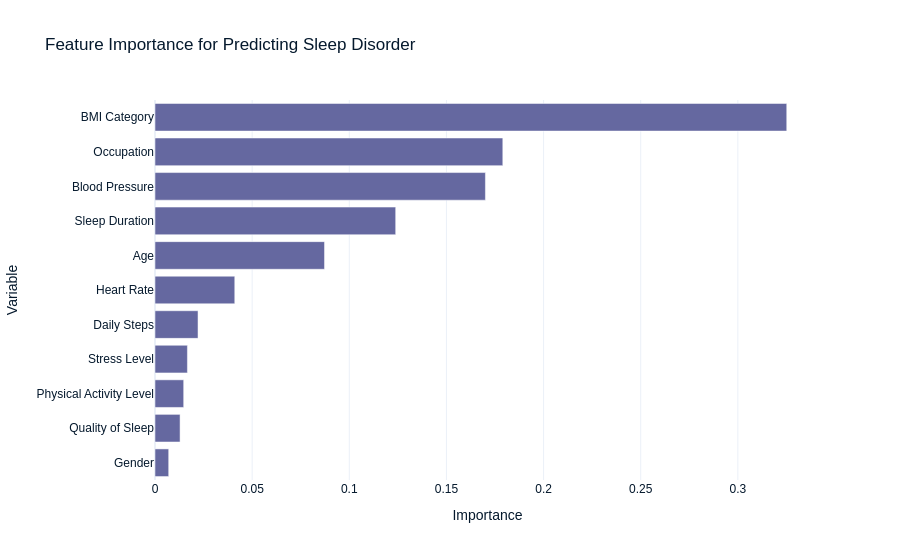

Notebook source saved alongside this figure:
### Code cell
fig = px.bar(feat_imp_df, x='Importance', y='Feature', orientation='h',
             title='Feature Importance for Predicting Sleep Disorder',
             labels={'Importance': 'Importance', 'Feature': 'Variable'})
fig.update_layout(yaxis={'categoryorder':'total ascending'})
fig.show()

### Figure 1 — Plotly figure (JSON) as saved in the notebook; plotly's stock layout.template omitted (floating-point values rounded to 4 significant figures)
{"data": [{"alignmentgroup": "True", "hovertemplate": "Importance=%{x}<br>Variable=%{y}<extra></extra>", "legendgroup": "", "marker": {"color": "#6568a0", "pattern": {"shape": ""}}, "name": "", "offsetgroup": "", "orientation": "h", "showlegend": false, "textposition": "auto", "x": [0.3252, 0.179, 0.1701, 0.1239, 0.08726, 0.04106, 0.02214, 0.01669, 0.01477, 0.0129, 0.007051], "xaxis": "x", "y": ["BMI Category", "Occupation", "Blood Pressure", "Sleep Duration", "Age", "Heart Rate", "Daily Steps", "Stress Level", "Physical Activity Level", "Quality of Sleep", "Gender"], "yaxis": "y", "type": "bar"}], "layout": {"xaxis": {"anchor": "y", "domain": [0, 1], "title": {"text": "Importance"}}, "yaxis": {"anchor": "x", "domain": [0, 1], "title": {"text": "Variable"}, "categoryorder": "total ascending"}, "legend": {"tracegroupgap": 0}, "title": {"text": "Feature Importance for Predicting Sleep Disorder"}, "barmode": "relative"}}
